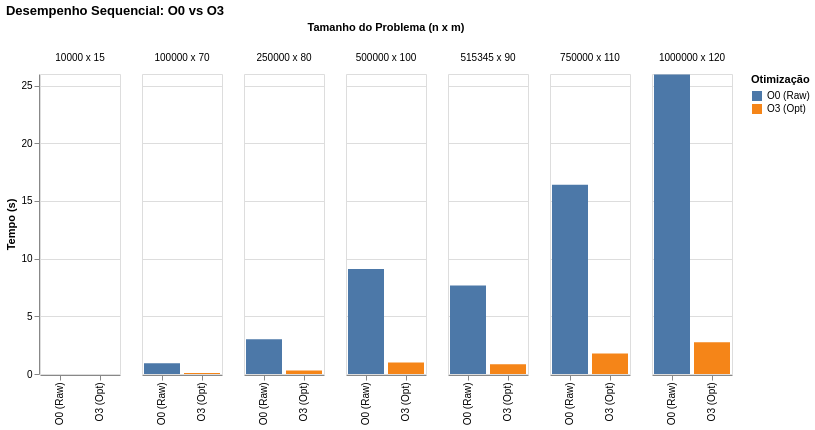

Source (notebook cell):
### Markdown cell above
### 1.2. Baseline Time

### Code cell
import altair as alt

# Lista para manter a ordem correta dos tamanhos (numérica, não alfabética)
problem_order = df_baseline.sort_values(['samples', 'features'])['problem_size'].unique().tolist()

baseline_viz = alt.Chart(df_baseline).mark_bar().encode(
    x=alt.X('opt_level:N', title=None),
    y=alt.Y('fit_time:Q', title='Tempo (s)'),
    color=alt.Color('opt_level:N', legend=alt.Legend(title="Otimização")),
    column=alt.Column('problem_size:N', sort=problem_order, title='Tamanho do Problema (n x m)'),
    tooltip=['problem_size', 'opt_level', 'fit_time']
).properties(
    width=80,
    title='Desempenho Sequencial: O0 vs O3'
)
baseline_viz

### Figure 1 — Vega-Lite specification as saved in the notebook (floating-point values rounded to 4 significant figures)
{"config": {"view": {"continuousWidth": 300, "continuousHeight": 300}}, "data": {"name": "data-e84db32aba956fc9beb183519f57d4c5"}, "mark": {"type": "bar"}, "encoding": {"color": {"field": "opt_level", "legend": {"title": "Otimização"}, "type": "nominal"}, "column": {"field": "problem_size", "sort": ["10000 x 15", "100000 x 70", "250000 x 80", "500000 x 100", "515345 x 90", "750000 x 110", "1000000 x 120"], "title": "Tamanho do Problema (n x m)", "type": "nominal"}, "tooltip": [{"field": "problem_size", "type": "nominal"}, {"field": "opt_level", "type": "nominal"}, {"field": "fit_time", "type": "quantitative"}], "x": {"field": "opt_level", "title": null, "type": "nominal"}, "y": {"field": "fit_time", "title": "Tempo (s)", "type": "quantitative"}}, "title": "Desempenho Sequencial: O0 vs O3", "width": 80, "$schema": "https://vega.github.io/schema/vega-lite/v6.1.0.json", "datasets": {"data-e84db32aba956fc9beb183519f57d4c5": [{"dataset": "tiny_test.csv", "samples": 10000, "features": 15, "threads": 1, "opt_level": "O0 (Raw)", "load_time": 0.009762, "fit_time": 0.005129, "total_time": 0.01489, "problem_size": "10000 x 15"}, {"dataset": "tiny_test.csv", "samples": 10000, "features": 15, "threads": 1, "opt_level": "O3 (Opt)", "load_time": 0.005823, "fit_time": 0.001043, "total_time": 0.006865, "problem_size": "10000 x 15"}, {"dataset": "medium_bench.csv", "samples": 100000, "features": 70, "threads": 1, "opt_level": "O0 (Raw)", "load_time": 0.3966, "fit_time": 0.9341, "total_time": 1.331, "problem_size": "100000 x 70"}, {"dataset": "medium_bench.csv", "samples": 100000, "features": 70, "threads": 1, "opt_level": "O3 (Opt)", "load_time": 0.2262, "fit_time": 0.09092, "total_time": 0.3171, "problem_size": "100000 x 70"}, {"dataset": "standard_mid.csv", "samples": 250000, "features": 80, "threads": 1, "opt_level": "O0 (Raw)", "load_time": 1.112, "fit_time": 3.016, "total_time": 4.128, "problem_size": "250000 x 80"}, {"dataset": "standard_mid.csv", "samples": 250000, "features": 80, "threads": 1, "opt_level": "O3 (Opt)", "load_time": 0.6449, "fit_time": 0.3004, "total_time": 0.9453, "problem_size": "250000 x 80"}, {"dataset": "big_heavy.csv", "samples": 500000, "features": 100, "threads": 1, "opt_level": "O0 (Raw)", "load_time": 2.764, "fit_time": 9.101, "total_time": 11.87, "problem_size": "500000 x 100"}, {"dataset": "big_heavy.csv", "samples": 500000, "features": 100, "threads": 1, "opt_level": "O3 (Opt)", "load_time": 1.61, "fit_time": 0.99, "total_time": 2.6, "problem_size": "500000 x 100"}, {"dataset": "year_prediction_msd.csv", "samples": 515345, "features": 90, "threads": 1, "opt_level": "O0 (Raw)", "load_time": 3.026, "fit_time": 7.68, "total_time": 10.71, "problem_size": "515345 x 90"}, {"dataset": "year_prediction_msd.csv", "samples": 515345, "features": 90, "threads": 1, "opt_level": "O3 (Opt)", "load_time": 1.793, "fit_time": 0.8359, "total_time": 2.629, "problem_size": "515345 x 90"}, {"dataset": "huge_stress.csv", "samples": 750000, "features": 110, "threads": 1, "opt_level": "O0 (Raw)", "load_time": 4.53, "fit_time": 16.4, "total_time": 20.93, "problem_size": "750000 x 110"}, {"dataset": "huge_stress.csv", "samples": 750000, "features": 110, "threads": 1, "opt_level": "O3 (Opt)", "load_time": 2.635, "fit_time": 1.78, "total_time": 4.415, "problem_size": "750000 x 110"}, {"dataset": "large_stress.csv", "samples": 1000000, "features": 120, "threads": 1, "opt_level": "O0 (Raw)", "load_time": 6.565, "fit_time": 25.95, "total_time": 32.52, "problem_size": "1000000 x 120"}, {"dataset": "large_stress.csv", "samples": 1000000, "features": 120, "threads": 1, "opt_level": "O3 (Opt)", "load_time": 3.818, "fit_time": 2.76, "total_time": 6.578, "problem_size": "1000000 x 120"}]}}
